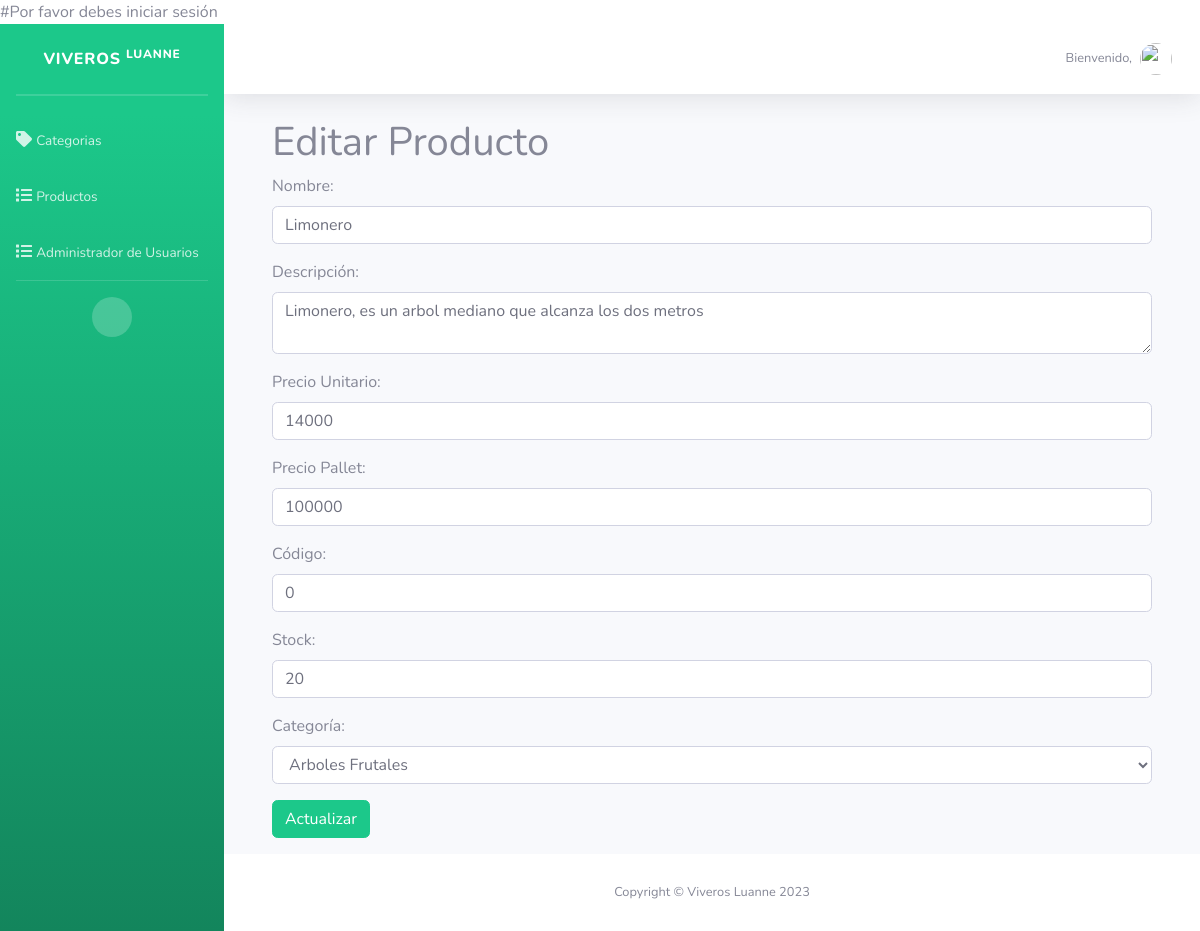
The app's page /MarcoPHP/Administrador/editar.php?id=44 with its own data.
### tables this page shows
CREATE TABLE `productos` (
  `id` int(100) NOT NULL,
  `nombre` varchar(255) NOT NULL,
  `descripcion` text NOT NULL,
  `precio_unitario` int(30) NOT NULL,
  `precio_pallet` int(11) NOT NULL,
  `codigo` int(11) NOT NULL,
  `cantidad_Carro` int(100) NOT NULL,
  `imagen` varchar(50) NOT NULL,
  `id_categoria` int(100) NOT NULL,
  `stock_Productos` int(11) NOT NULL
);

CREATE TABLE `categorias` (
  `id` int(11) NOT NULL,
  `categoria` varchar(50) NOT NULL
);

### MarcoPHP/Administrador/editar.php (the view, shortened to what this page needs)
<?php
if (isset($_GET['id'])) {
    require_once "../PHP/coneccion.php";
    $id = $_GET['id'];
    if (isset($_POST['nombre'], $_POST['descripcion'], $_POST['precio_unitario'], $_POST['precio_pallet'], $_POST['codigo'], $_POST['stock_Productos'], $_POST['id_categoria'])) {
        $nombre = $_POST['nombre'];
        $descripcion = $_POST['descripcion'];
        $precio_unitario = $_POST['precio_unitario'];
        $precio_pallet = $_POST['precio_pallet'];
        $codigo = $_POST['codigo'];
        $stock_Productos = $_POST['stock_Productos'];
        $id_categoria = $_POST['id_categoria'];
        $query = mysqli_query($coneccion, "UPDATE productos SET nombre = '$nombre', descripcion = '$descripcion', precio_unitario = '$precio_unitario', precio_pallet = '$precio_pallet', codigo = '$codigo', stock_Productos = '$stock_Productos', id_categoria = '$id_categoria' WHERE id = '$id'");
        if ($query) {
            header('Location: productos.php');
            exit();
        } else {
            echo "Error al actualizar los datos: " . mysqli_error($coneccion);
        }
    } else {
        $query = mysqli_query($coneccion, "SELECT * FROM productos WHERE id = '$id'");
        $producto = mysqli_fetch_assoc($query);
        if ($producto) {
?>
<html lang="es">
<?php include("header.php"); ?>
<body>
    <div class="container">
        <h1>Editar Producto</h1>
        <form method="POST" action="editar.php?id=<?php echo $id; ?>">
            <div class="form-group">
                <label for="nombre">Nombre:</label>
                <input type="text" class="form-control" name="nombre" value="<?php echo $producto['nombre']; ?>">
            </div>
            <div class="form-group">
                <label for="descripcion">Descripción:</label>
                <textarea class="form-control" name="descripcion"><?php echo $producto['descripcion']; ?></textarea>
            </div>
            <div class="form-group">
                <label for="precio_unitario">Precio Unitario:</label>
                <input type="text" class="form-control" name="precio_unitario" value="<?php echo $producto['precio_unitario']; ?>">
            </div>
            <div class="form-group">
                <label for="precio_pallet">Precio Pallet:</label>
                <input type="text" class="form-control" name="precio_pallet" value="<?php echo $producto['precio_pallet']; ?>">
            </div>
            <div class="form-group">
                <label for="codigo">Código:</label>
                <input type="text" class="form-control" name="codigo" value="<?php echo $producto['codigo']; ?>">
            </div>
            <div class="form-group">
                <label for="stock_Productos">Stock:</label>
                <input type="text" class="form-control" name="stock_Productos" value="<?php echo $producto['stock_Productos']; ?>">
            </div>
            <div class="form-group">
                <label for="id_categoria">Categoría:</label>
                <select class="form-control" name="id_categoria">
                    <?php
                    $queryCategorias = mysqli_query($coneccion, "SELECT id, categoria FROM categorias");
                    while ($categoria = mysqli_fetch_assoc($queryCategorias)) {
                        $categoriaId = $categoria['id'];
                        $categoriaNombre = $categoria['categoria'];
                        ?>
                        <option value="<?php echo $categoriaId; ?>" <?php if ($categoriaId == $producto['id_categoria']) echo "selected"; ?>><?php echo $categoriaNombre; ?></option>
                    <?php } ?>
                </select>
            </div>
            <input type="submit" class="btn btn-success" value="Actualizar">
        </form>
    </div>
</body>
</html>
<?php
        } else {
            echo "No se encontraron datos para el producto con ID: $id";
        }
    }
} else {
    echo "ID no proporcionado";
}
?>
<?php include("footer.php"); ?>

### records on screen
productos: nombre "Limonero", descripcion "Limonero, es un arbol mediano que alcanza los dos metros", precio_unitario "14000", precio_pallet "100000", codigo "0", stock_Productos "20", id_categoria "Arboles Frutales"
